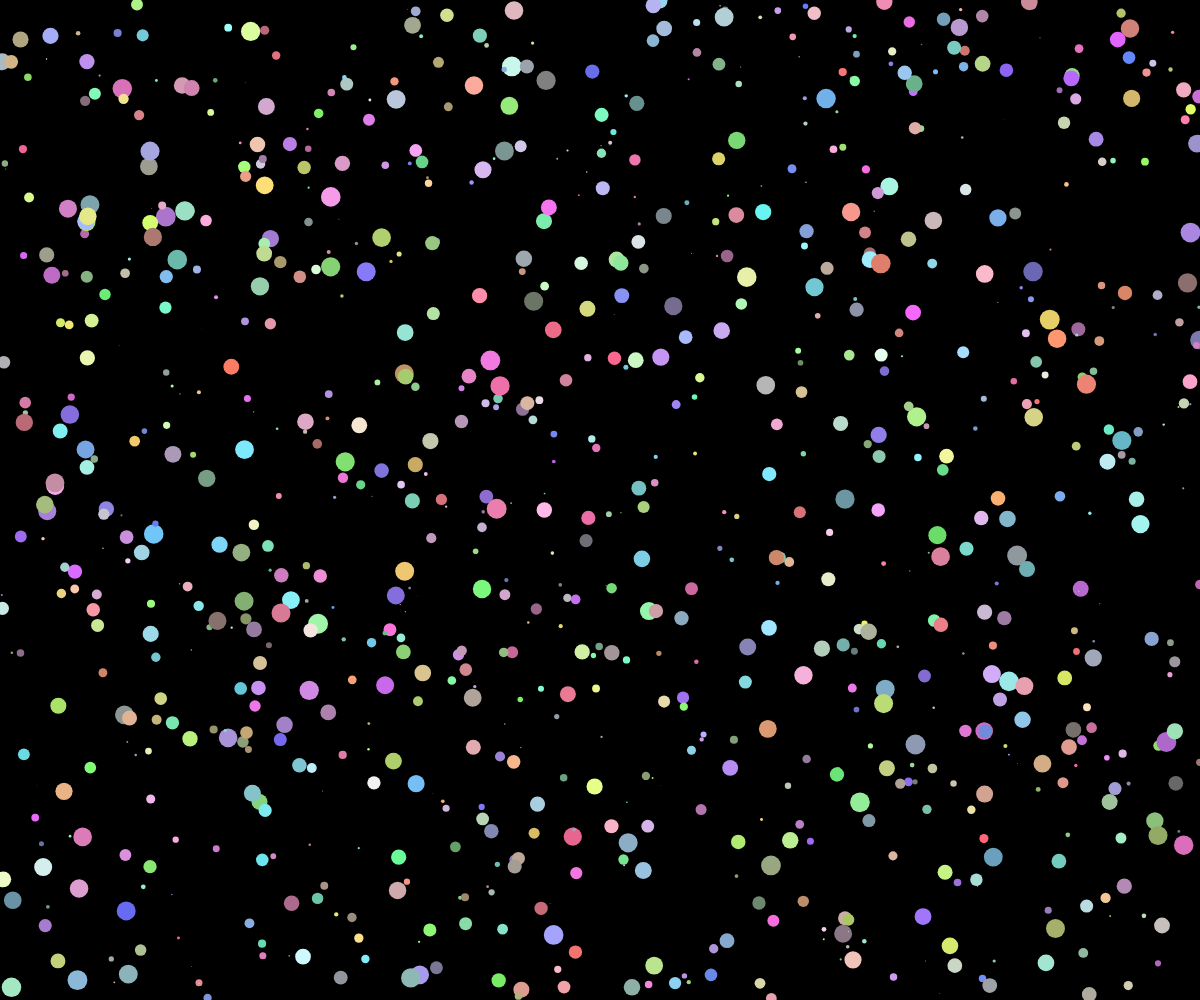
Frame 1 (no input)
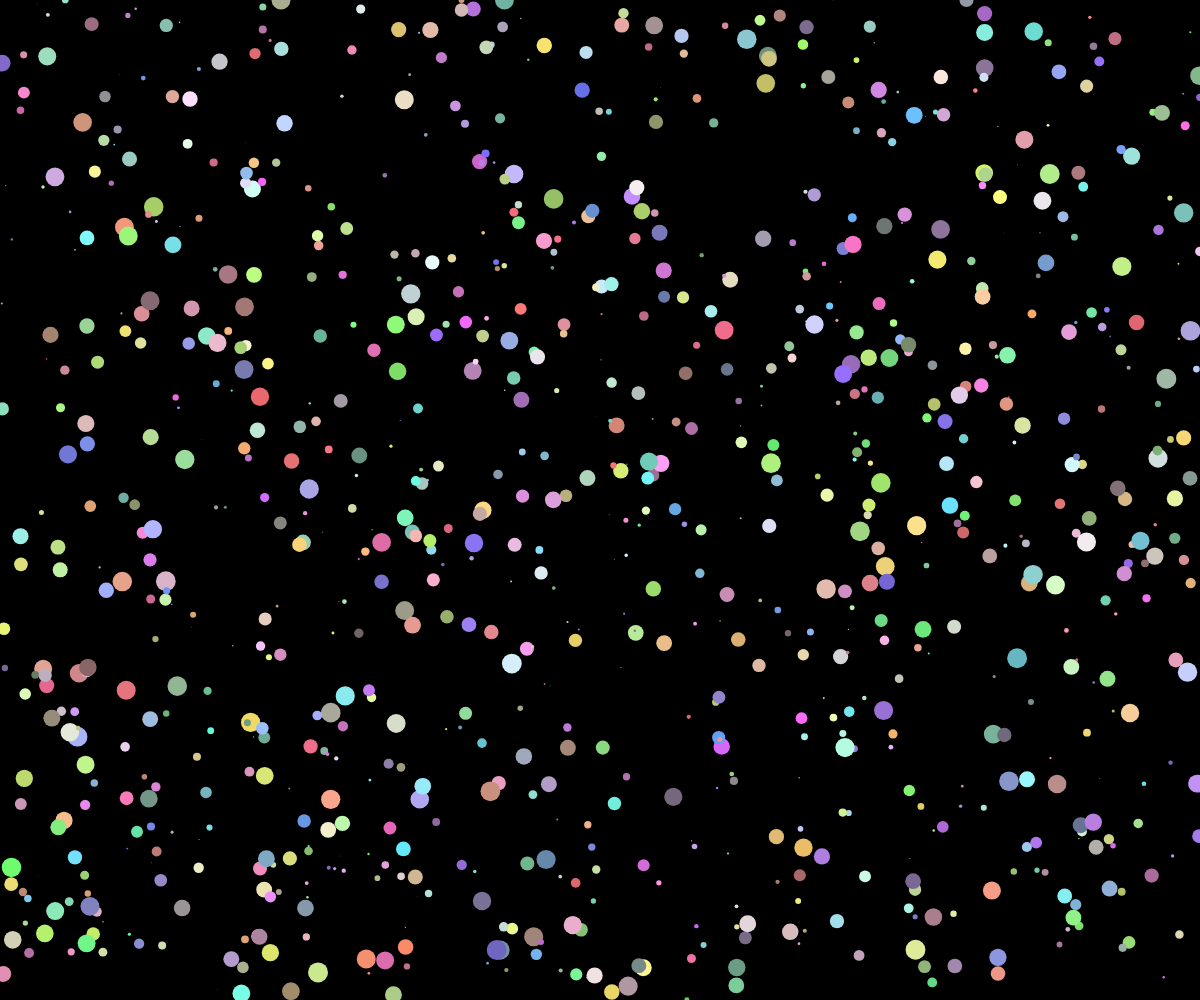
Frame 60 (no input)
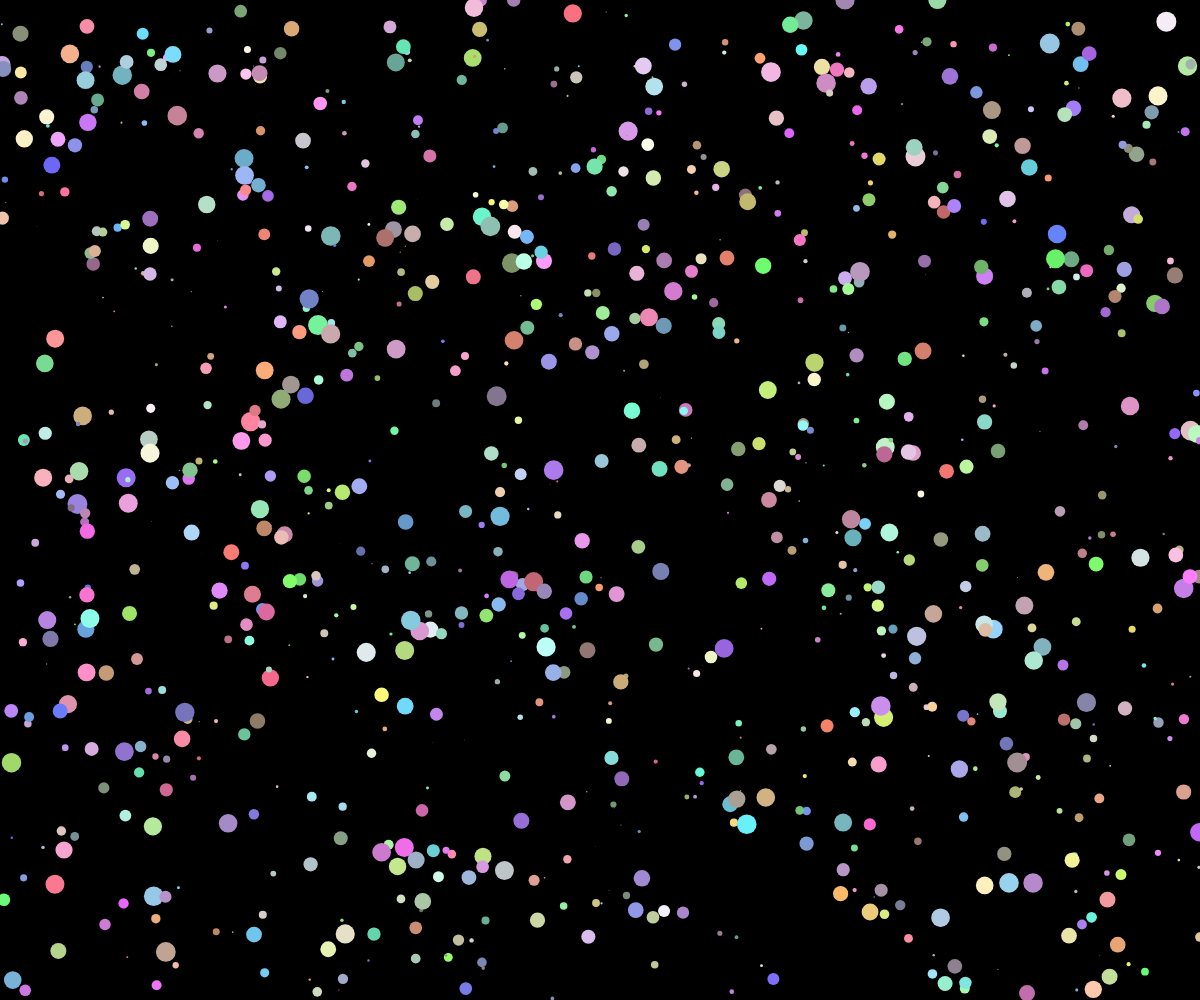
Frame 120 (the mouse pressed at the canvas centre since frame 60)

The p5.js sketch that drew these frames (run headless with seeded random() and noise() and a simulated clock; from frame 60 on, the mouse is pressed at the canvas centre):

// p5.js sketch
// ── sketch.js
let snowflakes = [];
let circlecolor;
function setup() {
  createCanvas(windowWidth,windowHeight);
  let amount = random(width / 4, width);
  for (let i = 0; i < amount; i++) {
    let randx = random(width);
    let randy = random(height);
    let randr = random(20);
    let randspeed = random(15);
    snowflakes[i] = new flake(randx, randy, randr, randspeed);
    // randx+=15
  }
}

function draw() {
  background(0);

  for (let i = 0; snowflakes[i]; i++) {
    snowflakes[i].show();
    snowflakes[i].update();
    snowflakes[i].remove();
  }
  fill(100, 0, 255);
  textSize(50);
  //text("Happy Birthday", width / 2 - 170, height / 2);
}

class flake {
  constructor(xval, yval, rval, speedval) {
    this.x = xval;
    this.y = yval;
    this.r = rval;
    this.speed = speedval;
  }

  remove() {
    if (this.y >= height) {
      this.y = 0;
    }
  }

  update() {
    this.y += this.speed;
  }

  show() {
    let redcolor = random(100, 255);
    let bluecolor = random(100, 255);
    let greencolor = random(100, 255);
    circlecolor = color(redcolor, greencolor, bluecolor);
    strokeWeight(0);
    fill(circlecolor);
    circle(this.x, this.y, this.r);
  }
}
